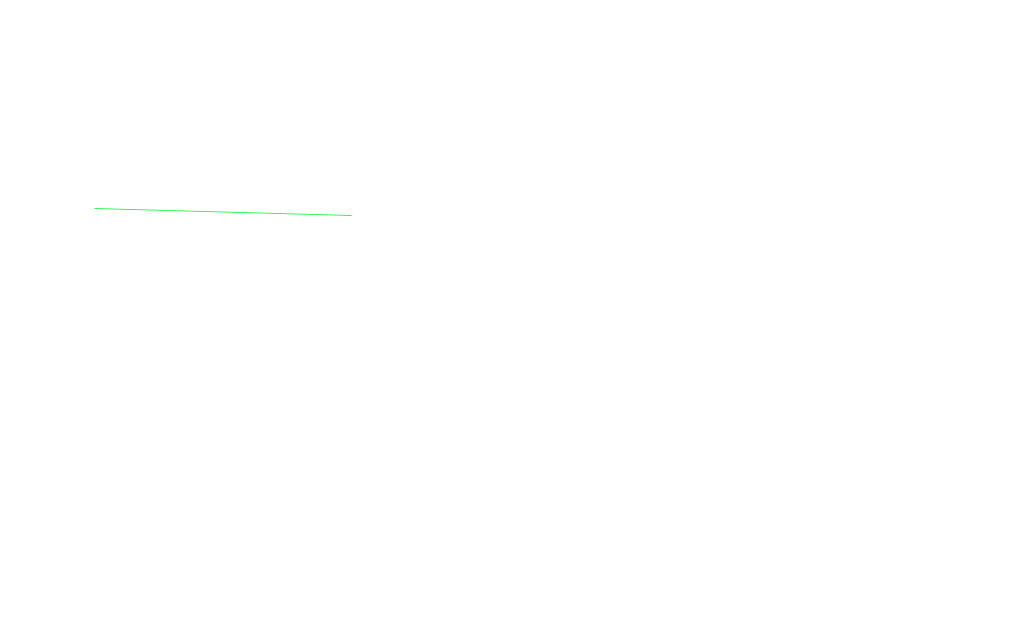
Frame 1 (no input)
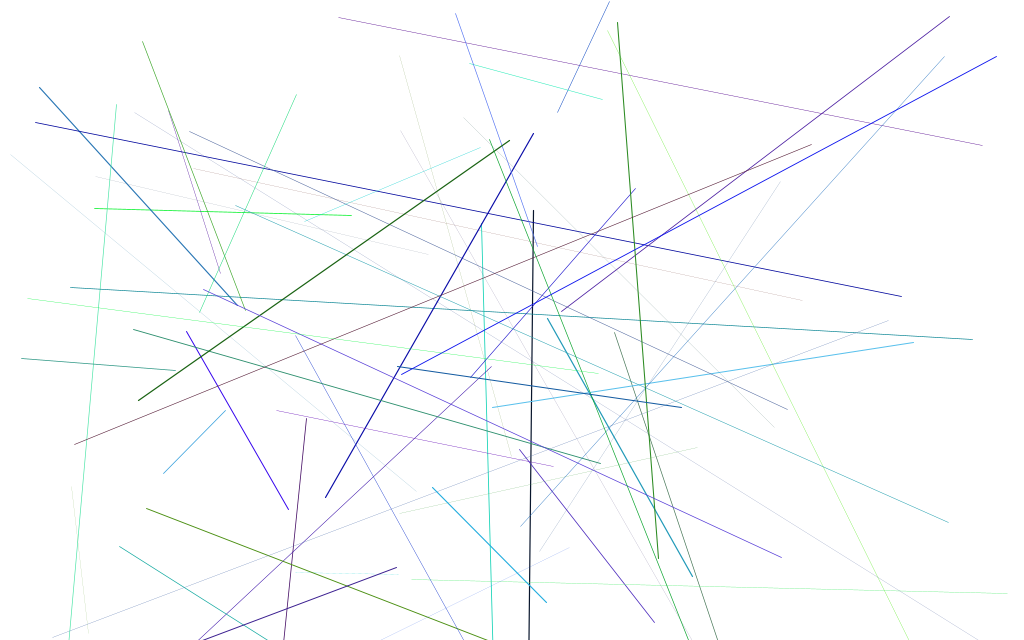
Frame 60 (the mouse pressed at the canvas centre just before this capture)
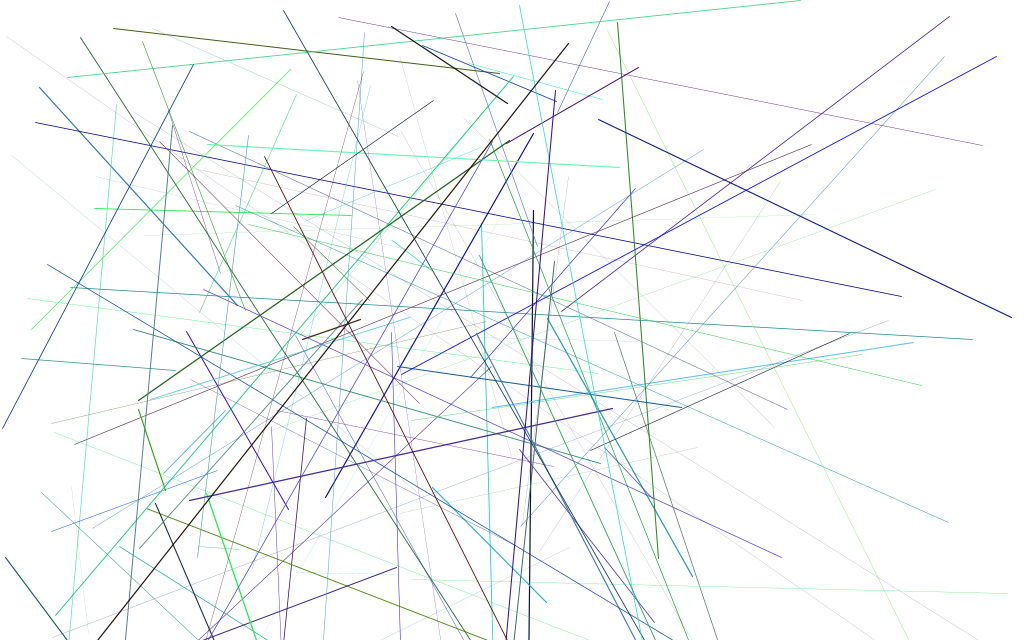
Frame 120 (the mouse held since frame 60 and released just before this capture)

The Processing sketch that drew these frames (run headless with seeded random() and noise(); from frame 60 on, the mouse is pressed at the canvas centre):

// Processing sketch: processing_100516
// ── processing_100516.pde

void setup()
{
size(1024, 640);//size of frame 
background(255);
stroke(0); //color
strokeWeight(5);//how intense 
}

void draw()
{
strokeWeight(random(1.3));
stroke( random(100), random(255), random(255));
fill( random(1000), random(255), random(255));
line(random(640),random(640),random(1024),random(1024));//random line x,x
}void keyPressed()  {setup();}
